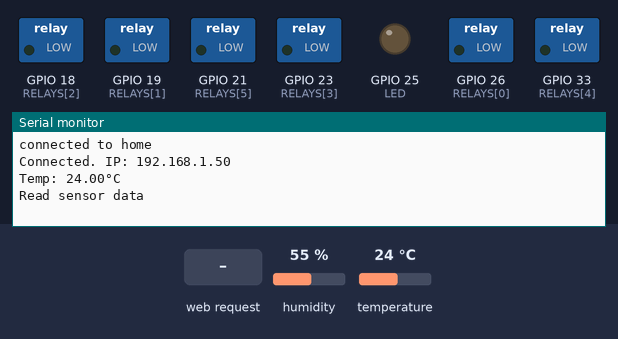
Bench run of a sketch on a simulated ESP32. On the bench: switched loads named in the sketch (green lamp = pin HIGH), output pins drawn as LEDs (lit = HIGH), the last lines printed to the serial monitor. Inputs (shaded band) come from the test bench; at power-on: humidity 55 %, temperature 24 °C. WiFi joins after 1.5 s; servers stay silent unless stated.

Above: at 2.7 s.
2.8 s: HTTP request GET /temperature received
At 3.9 s:
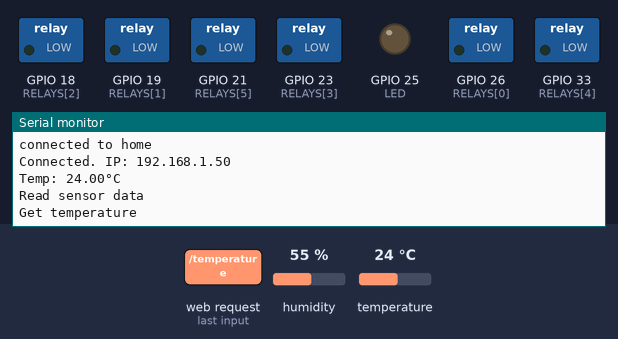
4.3 s: HTTP request GET /humidity received
At 5.1 s:
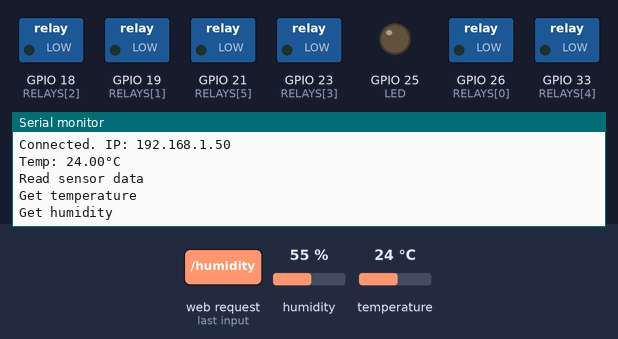

The sketch:

esp32RestJSON.ino
```cpp
#define DECODE_NEC
#define DECODE_HASH


#include <Arduino.h>
#include <WiFi.h>
#include <WebServer.h>
#include <ArduinoJson.h>
#include <AsyncTCP.h>
#include <WiFiManager.h>
#include "PinDefinitionsAndMore.h" // Define output pin for IR
#include <IRremote.hpp>

#include <Adafruit_Sensor.h>
#include <DHT.h>


const char *SSID = "SSID";
const char *PWD = "PWD";
#define LED 25
#define PIN 27
#define IR_SEND_PIN 4
#define DHTTYPE    DHT11
int RELAYS[6] = {26, 19, 18, 23, 33, 21};
// Web server running on port 80
WebServer server(80);


// Sensor
DHT dht(PIN, DHTTYPE);

// JSON data buffer
StaticJsonDocument<250> jsonDocument;
char buffer[250];

// env variable
float temperature;
float humidity;
int relay[6];
String jsnTypeName = "Rstate";
 WiFiManager wm;
void connectToWiFi() {

 //wm.resetSettings();
bool res;
 res = wm.autoConnect("AutoConnectAP","password");

if(!res) {
        Serial.println("Failed to connect");
        // ESP.restart();
    }
    else {
        //if you get here you have connected to the WiFi
        Serial.print("connected to ");
        //Serial.println(wm.getWiFiPass());
        Serial.println(wm.getWiFiSSID());
        //Serial.println(WiFi.localIP());
    }

  //Serial.println(SSID);

  //WiFi.begin(SSID, PWD);


  while (WiFi.status() != WL_CONNECTED) {
    Serial.print(".");
    delay(500);

  }

  Serial.print("Connected. IP: ");
  Serial.println(WiFi.localIP());
}
void setup_routing() {
  server.on("/temperature", getTemperature);
  server.on("/humidity", getHumidity);
  server.on("/led", HTTP_POST, handlePost);
  	server.on("/reset", resetWiFi);

  // start server
  server.begin();
}

void create_json(char *tag, float value, char *unit) {
  jsonDocument.clear();
  jsonDocument["type"] = tag;
  jsonDocument["value"] = value;
  jsonDocument["unit"] = unit;
  serializeJson(jsonDocument, buffer);
}


void read_sensor_data(void * parameter) {
   for (;;) {
      temperature = dht.readTemperature();
     Serial.print("Temp: ");
     Serial.print(temperature);
     Serial.println("°C");
     humidity = dht.readHumidity();
     Serial.println("Read sensor data");

     // Felatat késleltetése
     vTaskDelay(20000 / portTICK_PERIOD_MS);
   }
}

void getTemperature() {
  Serial.println("Get temperature");
  create_json("temperature", temperature, "°C");
  server.sendHeader("Access-Control-Allow-Origin", "*");
  server.send(200, "application/json", buffer);

}

void getHumidity() {
  Serial.println("Get humidity");
  create_json("humidity", humidity, "%");
  server.sendHeader("Access-Control-Allow-Origin", "*");
  server.send(200, "application/json", buffer);


}

void handlePost() {

  String body = server.arg("plain");

  deserializeJson(jsonDocument, body);
  Serial.println(body);
  for (int i = 0; i < 6; i++) {
  jsnTypeName = jsnTypeName+String(i+1);
  relay[i] = jsonDocument[jsnTypeName];
  Serial.println(jsnTypeName + ": " + String(relay[i]));
  Serial.println(relay[i]);
  jsnTypeName = "Rstate";
  }
  int lamp = jsonDocument["lampState"];
  serializeJson(jsonDocument, Serial);
  for(int i = 0; i < 6; i++)
  {
    digitalWrite(RELAYS[i], relay[i]);
  }
  if (lamp == 1) {
  IrSender.sendNEC(0x1, 0x0, 1);
  Serial.println("Switched");
  }


  serializeJson(jsonDocument, buffer);

      server.send(200, "application/json", buffer);


}

void resetWiFi() {
  wm.resetSettings();
  ESP.restart();
  connectToWiFi();
}

void setup_task() {
  xTaskCreate(
  read_sensor_data,
  "Read sensor data",
  1000, 	 	 //Stack memory allocation
  NULL,
  1, 	 	 //task priority
  NULL
  );
}
void setup() {
  pinMode(LED, OUTPUT);
  pinMode(26, OUTPUT);
  pinMode(18, OUTPUT);
  pinMode(19, OUTPUT);
  pinMode(23, OUTPUT);
  pinMode(33, OUTPUT);
  pinMode(21, OUTPUT);
  digitalWrite(23, LOW);
  Serial.begin(115200);
 	 	 IrSender.begin(IR_SEND_PIN);
  // Sensor setup
  if (isnan(dht.readTemperature())) {
    Serial.println("Problem connecting to DHT11");
  }
  connectToWiFi();
  setup_task();
  setup_routing();


}

void loop() {
  server.handleClient();
}
```

PinDefinitionsAndMore.h
```cpp
// (licence header left out)
/*
 * Pin mapping table for different platforms
 *
 * Platform     IR input    IR output   Tone      Core/Pin schema
 * --------------------------------------------------------------
 * DEFAULT/AVR  2           3           4
 * ATtinyX5     0|PB0       4|PB4       3|PB3
 * ATtiny167    3|PA3       2|PA2       7|PA7     ATTinyCore
 * ATtiny167    9|PA3       8|PA2       5|PA7     Digispark pro
 * ATtiny3217  18|PA1      19|PA2      20|PA3     MegaTinyCore
 * ATtiny1604   2           3|PA5       %
 * ATtiny816   14|PA1      16|PA3       1|PA5     MegaTinyCore
 * ATtiny1614   8|PA1      10|PA3       1|PA5     MegaTinyCore
 * SAMD21       3           4           5
 * ESP8266      14|D5       12|D6       %
 * ESP32        15          4           27
 * BluePill     PA6         PA7         PA3
 * APOLLO3      11          12          5
 * RP2040       3|GPIO15    4|GPIO16    5|GPIO17
 */
//#define _IR_MEASURE_TIMING // For debugging purposes.

#if defined(__AVR__)
#if defined(__AVR_ATtiny25__) || defined(__AVR_ATtiny45__) || defined(__AVR_ATtiny85__) // Digispark board
#include "ATtinySerialOut.hpp" // Available as Arduino library "ATtinySerialOut". saves 370 bytes program memory and 38 bytes RAM for digistump core
#define IR_RECEIVE_PIN  0
#define IR_SEND_PIN     4 // Pin 2 is serial output with ATtinySerialOut. Pin 1 is internal LED and Pin3 is USB+ with pullup on Digispark board.
#define TONE_PIN        3
#define _IR_TIMING_TEST_PIN 3

#  elif defined(__AVR_ATtiny87__) || defined(__AVR_ATtiny167__) // Digispark pro board
#include "ATtinySerialOut.hpp" // Available as Arduino library "ATtinySerialOut"
// For ATtiny167 Pins PB6 and PA3 are usable as interrupt source.
#  if defined(ARDUINO_AVR_DIGISPARKPRO)
#define IR_RECEIVE_PIN   9 // PA3 - on Digispark board labeled as pin 9
//#define IR_RECEIVE_PIN  14 // PB6 / INT0 is connected to USB+ on DigisparkPro boards
#define IR_SEND_PIN      8 // PA2 - on Digispark board labeled as pin 8
#define TONE_PIN         5 // PA7 - on Digispark board labeled as pin 5
#define _IR_TIMING_TEST_PIN 10 // PA4
#  else
#define IR_RECEIVE_PIN  3 // PA3 - on Digispark board labeled as pin 9
#define IR_SEND_PIN     2 // PA2 - on Digispark board labeled as pin 8
#define TONE_PIN        7 // PA7 - on Digispark board labeled as pin 5
#  endif

#  elif defined(__AVR_ATtiny88__) // MH-ET Tiny88 board
#include "ATtinySerialOut.hpp" // Available as Arduino library "ATtinySerialOut". Saves 128 bytes program memory
// Pin 6 is TX pin 7 is RX
#define IR_RECEIVE_PIN   3 // INT1
#define IR_SEND_PIN      4
#define TONE_PIN         9
#define _IR_TIMING_TEST_PIN 8

#  elif defined(__AVR_ATtiny1616__)  || defined(__AVR_ATtiny3216__) || defined(__AVR_ATtiny3217__) // Tiny Core Dev board
#define IR_RECEIVE_PIN  18
#define IR_SEND_PIN     19
#define TONE_PIN        20
#define APPLICATION_PIN  0 // PA4
#undef LED_BUILTIN         // No LED available on the TinyCore 32 board, take the one on the programming board which is connected to the DAC output
#define LED_BUILTIN      2 // PA6

#  elif defined(__AVR_ATtiny816__) // Tiny Core Micro
#define IR_RECEIVE_PIN  14 // PA1
#define IR_SEND_PIN     16 // PA3
#define TONE_PIN         1 // PA5
#define APPLICATION_PIN  0 // PA4
#undef LED_BUILTIN         // No LED available, take the one which is connected to the DAC output
#define LED_BUILTIN      4 // PB5

#  elif defined(__AVR_ATtiny1614__)
#define IR_RECEIVE_PIN   8 // PA1
#define IR_SEND_PIN     10 // PA3
#define TONE_PIN         1 // PA5
#define APPLICATION_PIN  0 // PA4

#  elif defined(__AVR_ATtiny1604__)
#define IR_RECEIVE_PIN   2 // To be compatible with interrupt example, pin 2 is chosen here.
#define IR_SEND_PIN      3
#define APPLICATION_PIN  5

#define tone(...) void()      // Define as void, since TCB0_INT_vect is also used by tone()
#define noTone(a) void()
#define TONE_PIN        42 // Dummy for examples using it

#  elif defined(__AVR_ATmega1284__) || defined(__AVR_ATmega1284P__) \
|| defined(__AVR_ATmega644__) || defined(__AVR_ATmega644P__) \
|| defined(__AVR_ATmega324P__) || defined(__AVR_ATmega324A__) \
|| defined(__AVR_ATmega324PA__) || defined(__AVR_ATmega164A__) \
|| defined(__AVR_ATmega164P__) || defined(__AVR_ATmega32__) \
|| defined(__AVR_ATmega16__) || defined(__AVR_ATmega8535__) \
|| defined(__AVR_ATmega64__) || defined(__AVR_ATmega128__) \
|| defined(__AVR_ATmega1281__) || defined(__AVR_ATmega2561__) \
|| defined(__AVR_ATmega8515__) || defined(__AVR_ATmega162__)
#define IR_RECEIVE_PIN      2
#define IR_SEND_PIN        13
#define TONE_PIN            4
#define APPLICATION_PIN     5
#define ALTERNATIVE_IR_FEEDBACK_LED_PIN 6 // E.g. used for examples which use LED_BUILDIN for example output.
#define _IR_TIMING_TEST_PIN 7

#  else // Default as for ATmega328 like on Uno, Nano, Leonardo, Teensy 2.0 etc.
#define IR_RECEIVE_PIN      2 // To be compatible with interrupt example, pin 2 is chosen here.
#define IR_SEND_PIN         3
#define TONE_PIN            4
#define APPLICATION_PIN     5
#define ALTERNATIVE_IR_FEEDBACK_LED_PIN 6 // E.g. used for examples which use LED_BUILDIN for example output.
#define _IR_TIMING_TEST_PIN 7

#    if defined(ARDUINO_AVR_PROMICRO) // Sparkfun Pro Micro is __AVR_ATmega32U4__ but has different external circuit
// We have no built in LED at pin 13 -> reuse RX LED
#undef LED_BUILTIN
#define LED_BUILTIN         LED_BUILTIN_RX
#    endif
#  endif // defined(__AVR_ATtiny25__)...

#elif defined(ESP8266)
#define FEEDBACK_LED_IS_ACTIVE_LOW // The LED on my board (D4) is active LOW
#define IR_RECEIVE_PIN          14 // D5
#define IR_SEND_PIN             12 // D6 - D4/pin 2 is internal LED
#define _IR_TIMING_TEST_PIN     13 // D7
#define APPLICATION_PIN          0 // D3

#define tone(...) void()      // tone() inhibits receive timer
#define noTone(a) void()
#define TONE_PIN                42 // Dummy for examples using it

#elif defined(CONFIG_IDF_TARGET_ESP32C3)
#define IR_INPUT_PIN             8
#define IR_SEND_PIN              9
#define TONE_PIN                10 // ADC2_0
#define APPLICATION_PIN         11

#elif defined(ESP32)
#include <Arduino.h>

// tone() is included in ESP32 core since 2.0.2
#if !defined(ESP_ARDUINO_VERSION_VAL)
#define ESP_ARDUINO_VERSION_VAL(major, minor, patch) 12345678
#endif
#if ESP_ARDUINO_VERSION  <= ESP_ARDUINO_VERSION_VAL(2, 0, 2)
#define TONE_LEDC_CHANNEL        1  // Using channel 1 makes tone() independent of receiving timer -> No need to stop receiving timer.
void tone(uint8_t aPinNumber, unsigned int aFrequency){
    ledcAttachPin(aPinNumber, TONE_LEDC_CHANNEL);
    ledcWriteTone(TONE_LEDC_CHANNEL, aFrequency);
}
void tone(uint8_t aPinNumber, unsigned int aFrequency, unsigned long aDuration){
    ledcAttachPin(aPinNumber, TONE_LEDC_CHANNEL);
    ledcWriteTone(TONE_LEDC_CHANNEL, aFrequency);
    delay(aDuration);
    ledcWriteTone(TONE_LEDC_CHANNEL, 0);
}
void noTone(uint8_t aPinNumber){
    ledcWriteTone(TONE_LEDC_CHANNEL, 0);
}
#endif // ESP_ARDUINO_VERSION  <= ESP_ARDUINO_VERSION_VAL(2, 0, 2)

#define IR_RECEIVE_PIN          15  // D15
#define IR_SEND_PIN              4  // D4
#define TONE_PIN                27  // D27 25 & 26 are DAC0 and 1
#define APPLICATION_PIN         16  // RX2 pin

#elif defined(ARDUINO_ARCH_STM32) || defined(ARDUINO_ARCH_STM32F1) // BluePill
// Timer 3 blocks PA6, PA7, PB0, PB1 for use by Servo or tone()
#define IR_RECEIVE_PIN          PA6
#define IR_RECEIVE_PIN_STRING   "PA6"
#define IR_SEND_PIN             PA7
#define IR_SEND_PIN_STRING      "PA7"
#define TONE_PIN                PA3
#define _IR_TIMING_TEST_PIN     PA5
#define APPLICATION_PIN         PA2
#define APPLICATION_PIN_STRING  "PA2"
#  if defined(ARDUINO_GENERIC_STM32F103C) || defined(ARDUINO_BLUEPILL_F103C8)
// BluePill LED is active low
#define FEEDBACK_LED_IS_ACTIVE_LOW
#  endif

#elif defined(ARDUINO_ARCH_APOLLO3) // Sparkfun Apollo boards
#define IR_RECEIVE_PIN  11
#define IR_SEND_PIN     12
#define TONE_PIN         5

#elif defined(ARDUINO_ARCH_MBED) && defined(ARDUINO_ARCH_MBED_NANO) // Arduino Nano 33 BLE
#define IR_RECEIVE_PIN      3   // GPIO15 Start with pin 3 since pin 2|GPIO25 is connected to LED on Pi pico
#define IR_SEND_PIN         4   // GPIO16
#define TONE_PIN            5
#define APPLICATION_PIN     6
#define ALTERNATIVE_IR_FEEDBACK_LED_PIN 7 // E.g. used for examples which use LED_BUILDIN for example output.
#define _IR_TIMING_TEST_PIN 8

#elif defined(ARDUINO_ARCH_RP2040) // Arduino Nano Connect, Pi Pico with arduino-pico core https://github.com/earlephilhower/arduino-pico
#define IR_RECEIVE_PIN      15  // GPIO15 to be compatible with the Arduino Nano RP2040 Connect (pin3)
#define IR_SEND_PIN         16  // GPIO16
#define TONE_PIN            17
#define APPLICATION_PIN     18
#define ALTERNATIVE_IR_FEEDBACK_LED_PIN 19 // E.g. used for examples which use LED_BUILDIN for example output.
#define _IR_TIMING_TEST_PIN 20

// If you program the Nano RP2040 Connect with this core, then you must redefine LED_BUILTIN
// and use the external reset with 1 kOhm to ground to enter UF2 mode
#undef LED_BUILTIN
#define LED_BUILTIN          6

#elif defined(PARTICLE) // !!!UNTESTED!!!
#define IR_RECEIVE_PIN      A4
#define IR_SEND_PIN         A5 // Particle supports multiple pins

#define LED_BUILTIN         D7

/*
 * 4 times the same (default) layout for easy adaption in the future
 */
#elif defined(TEENSYDUINO) // Teensy 2.0 is handled at default for ATmega328 like on Uno, Nano, Leonardo etc.
#define IR_RECEIVE_PIN      2
#define IR_SEND_PIN         3
#define TONE_PIN            4
#define APPLICATION_PIN     5
#define ALTERNATIVE_IR_FEEDBACK_LED_PIN 6 // E.g. used for examples which use LED_BUILDIN for example output.
#define _IR_TIMING_TEST_PIN 7

#elif defined(ARDUINO_ARCH_MBED) // Arduino Nano 33 BLE
#define IR_RECEIVE_PIN      2
#define IR_SEND_PIN         3
#define TONE_PIN            4
#define APPLICATION_PIN     5
#define ALTERNATIVE_IR_FEEDBACK_LED_PIN 6 // E.g. used for examples which use LED_BUILDIN for example output.
#define _IR_TIMING_TEST_PIN 7

#elif defined(ARDUINO_ARCH_SAMD) || defined(ARDUINO_ARCH_SAM)
#define IR_RECEIVE_PIN      2
#define IR_SEND_PIN         3
#define TONE_PIN            4
#define APPLICATION_PIN     5
#define ALTERNATIVE_IR_FEEDBACK_LED_PIN 6 // E.g. used for examples which use LED_BUILDIN for example output.
#define _IR_TIMING_TEST_PIN 7

#if !defined(ARDUINO_SAMD_ADAFRUIT)
// On the Zero and others we switch explicitly to SerialUSB
#define Serial SerialUSB
#endif

// Definitions for the Chinese SAMD21 M0-Mini clone, which has no led connected to D13/PA17.
// Attention!!! D2 and D4 are swapped on these boards!!!
// If you connect the LED, it is on pin 24/PB11. In this case activate the next two lines.
//#undef LED_BUILTIN
//#define LED_BUILTIN 24 // PB11
// As an alternative you can choose pin 25, it is the RX-LED pin (PB03), but active low.In this case activate the next 3 lines.
//#undef LED_BUILTIN
//#define LED_BUILTIN 25 // PB03
//#define FEEDBACK_LED_IS_ACTIVE_LOW // The RX LED on the M0-Mini is active LOW

#elif defined (NRF51) // BBC micro:bit
#define IR_RECEIVE_PIN      2
#define IR_SEND_PIN         3
#define APPLICATION_PIN     1
#define _IR_TIMING_TEST_PIN 4

#define tone(...) void()    // no tone() available
#define noTone(a) void()
#define TONE_PIN           42 // Dummy for examples using it

#else
#warning Board / CPU is not detected using pre-processor symbols -> using default values, which may not fit. Please extend PinDefinitionsAndMore.h.
// Default valued for unidentified boards
#define IR_RECEIVE_PIN      2
#define IR_SEND_PIN         3
#define TONE_PIN            4
#define APPLICATION_PIN     5
#define ALTERNATIVE_IR_FEEDBACK_LED_PIN 6 // E.g. used for examples which use LED_BUILDIN for example output.
#define _IR_TIMING_TEST_PIN 7
#endif // defined(ESP8266)

#if defined(ESP32) || defined(ARDUINO_ARCH_RP2040) || defined(PARTICLE) || defined(ARDUINO_ARCH_MBED)
#define SEND_PWM_BY_TIMER // We do not have pin restrictions for this CPU's, so lets use the hardware PWM for send carrier signal generation
#else
# if defined(SEND_PWM_BY_TIMER)
#undef IR_SEND_PIN // SendPin is determined by timer! This avoids warning in IRTimer.hpp
#  endif
#endif

#if !defined (FLASHEND)
#define FLASHEND 0xFFFF // Dummy value for platforms where FLASHEND is not defined
#endif
#if !defined (RAMEND)
#define RAMEND 0xFFFF // Dummy value for platforms where RAMEND is not defined
#endif
#if !defined (RAMSIZE)
#define RAMSIZE 0xFFFF // Dummy value for platforms where RAMSIZE is not defined
#endif

/*
 * Helper macro for getting a macro definition as string
 */
#if !defined(STR_HELPER)
#define STR_HELPER(x) #x
#define STR(x) STR_HELPER(x)
#endif
```

Measured:
- after the input at 2.8 s, the serial monitor: prints a new line at once (image 1)
- after the input at 4.3 s, the serial monitor: prints a new line at once (image 2)
